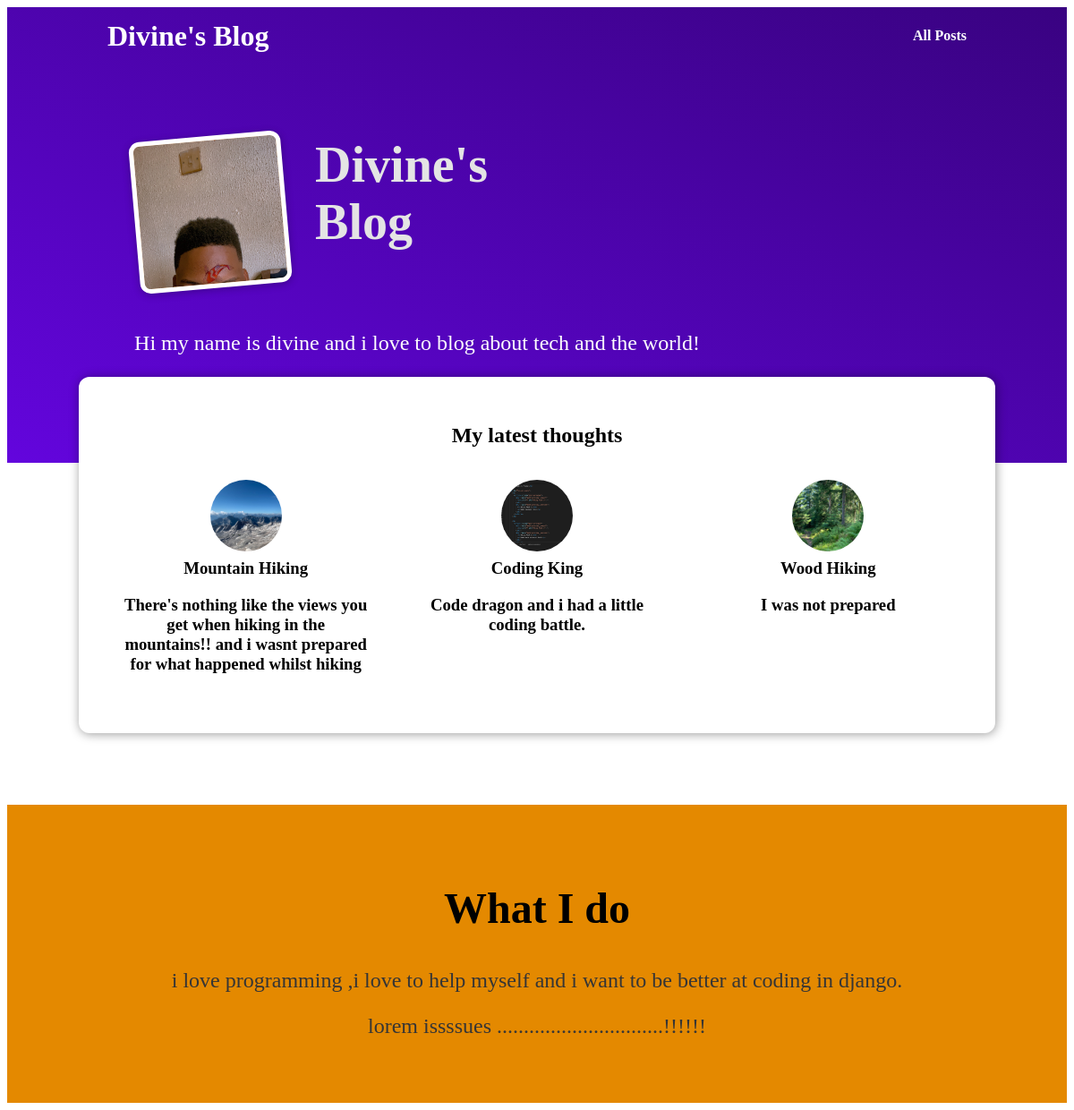
The page / on the database its author committed.
### blog/models.py (models this page shows, shortened)
class Post(models.Model):
    Title =models.CharField(max_length=100)
    Excerpt =models.CharField(max_length=200)
    Image_name =models.CharField(max_length=150)
    Date =models.DateField(auto_now=True)
    Slug =models.SlugField(unique=True)
    Content =models.TextField(validators=[MinLengthValidator(10)])
    Author =models.ForeignKey(Author,on_delete=models.SET_NULL, null = True, related_name="post" )
    Tags = models.ManyToManyField(Tag)

### blog/views.py (the view)
# urls.py: path("", views.starting_page, name= "starting-page"),
def starting_page(request):
    latest_posts = Post.objects.all().order_by("-Date")[:3]
    return render(request, "blog/index.html", {
        "posts": latest_posts
    })

### blog/templates/blog/index.html (shortened to what this page needs)
{% extends "base.html" %}
{% load static %}
{% block css_files%}
    <link rel="stylesheet" href="{%static 'blog/post.css' %}">
    <link rel="stylesheet" href="{%static 'blog/index.css' %}">
{% endblock%}
{% block content  %}
<header id="main-navigatio">
    <h1><a href="{% url 'starting-page'%}">Divine's Blog</a></h1>
    <nav>
        <a href="{% url "posts-page"%}">All Posts</a>
    </nav>
</header>
    <section id = "welcome">
        <header id="main-navigation">
            <img src="{%static 'blog/images/divine.JPG'%}" alt= "divine - The Author Of This Blog" />
            <h2> Divine's Blog</h2>
        </header>
        <p> Hi my name is divine and i love to blog about tech and the world!</p>
    </section>
    <section id = "latest-posts">
       <h2> My latest thoughts</h2>
       <ul>
        {% for post in posts%}
            {% include "blog/includes/post.html"%}
        {% endfor %}
        </ul>
    </section>
    <section id="about">
        <h2> What I do</h1>
            <p>
                i love programming ,i love to help myself and i want to be better
                at coding in django.
            </p>
            <p>
                lorem issssues ...............................!!!!!!
            </p>
    </section>
{% endblock  %}

### templates/base.html (shortened to what this page needs)
{% load static %}
<!DOCTYPE html>
<html lang="en">
<head>
    {%block css_files%}{%endblock%}
</head>
<body>
{% block content %}
{%endblock%}
</body>
</html>

### blog/templates/blog/includes/post.html
{% load static %}
<li>
    <article class= "post">
        <a href = "{% url "post-detail-page" post.Slug %}">
            <img src="{% static 'blog/images/'|add:post.Image_name %}" alt="{{post.Title}}"/>
            <div class="post__content">
                <h3>{{post.Title}}<h3>
                    <p>
                        {{post.Excerpt}}
                    </p>
            </div>
        </a>
    </article>
</li>

### blog/static/blog/post.css (style rules this page uses)
.post { display: flex; flex-direction: column; align-items: center; text-align: center; }
.post a { text-decoration: none; color: black; transition: all 0.2s ease; padding: 1rem; }
.post img { width: 5rem; height: 5rem; object-fit: cover; border-radius: 50%; }
.post h3 { margin: 0.25rem 0; }

### blog/static/blog/index.css (style rules this page uses)
#welcome { background: linear-gradient(to right top, #6305dd, #390281); padding: 6rem 12%; }
#welcome header { display: flex; align-items: flex-start; margin: 3rem auto; }
#welcome img { width: 10rem; height: 10rem; object-fit: cover; object-position: top; border: 5px solid white; border-radius: 12px; background-color: #ffe1bf; transform: rotateZ(-5deg); box-shadow: 0 2px 8px rgba(0, 0, 0, 0.25); }
#welcome h2 { font-size: 3.5rem; margin: 0 0 0 2rem; color: #e4e4e4; width: 10rem; }
#welcome p { color: white; font-size: 1.5rem; }
#latest-posts { background-color: white; padding: 2rem; border-radius: 12px; width: 60rem; margin: -6rem auto 2rem auto; box-shadow: 1px 1px 12px rgba(0, 0, 0, 0.4); }
#latest-posts h2 { text-align: center; }
#latest-posts ul { list-style: none; margin: 0; padding: 0; display: flex; gap: 1rem; }
#latest-posts li { flex: 1; }
#about { text-align: center; padding: 3rem; background-color: #e48900; margin-top: 5rem; }
#about h2 { font-size: 3rem; }
#about p { font-size: 1.5rem; color: #353535; }
#main-navigatio { width: 80%; height: 5rem; display: flex; justify-content: space-between; align-items: center; padding: 0 10%; position: absolute; top: 0; left: 0; }
#main-navigatio a { text-decoration: none; color: white; font-weight: bold; }

### rows shown on the page
Post: Image_name (picture), Title "Mountain Hiking", Excerpt "There's nothing like the views you get when hiking in the mountains!! and i wasnt prepared for what happened whilst hiking"
Post: Image_name (picture), Title "Coding King", Excerpt "Code dragon and i had a little coding battle."
Post: Image_name (picture), Title "Wood Hiking", Excerpt "I was not prepared"
